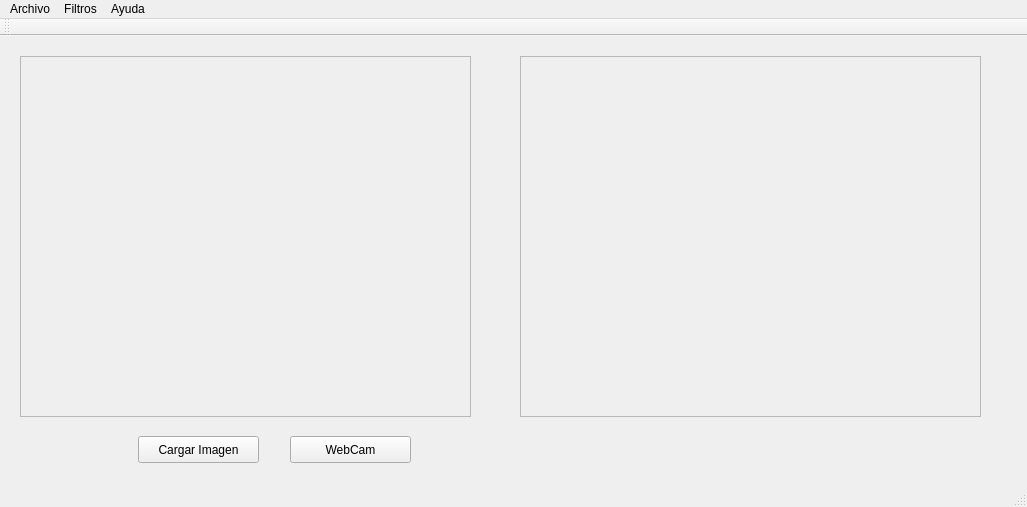
<?xml version="1.0" encoding="UTF-8"?>
<ui version="4.0">
 <class>WaldoGUI</class>
 <widget class="QMainWindow" name="WaldoGUI">
  <property name="geometry">
   <rect>
    <x>0</x>
    <y>0</y>
    <width>1027</width>
    <height>507</height>
   </rect>
  </property>
  <property name="windowTitle">
   <string>WaldoGUI</string>
  </property>
  <widget class="QWidget" name="centralWidget">
   <widget class="QScrollArea" name="scrollArea">
    <property name="geometry">
     <rect>
      <x>20</x>
      <y>20</y>
      <width>451</width>
      <height>361</height>
     </rect>
    </property>
    <property name="widgetResizable">
     <bool>true</bool>
    </property>
    <widget class="QWidget" name="scrollAreaWidgetContents">
     <property name="geometry">
      <rect>
       <x>0</x>
       <y>0</y>
       <width>449</width>
       <height>359</height>
      </rect>
     </property>
    </widget>
   </widget>
   <widget class="QScrollArea" name="scrollArea_2">
    <property name="geometry">
     <rect>
      <x>520</x>
      <y>20</y>
      <width>461</width>
      <height>361</height>
     </rect>
    </property>
    <property name="widgetResizable">
     <bool>true</bool>
    </property>
    <widget class="QWidget" name="scrollAreaWidgetContents_2">
     <property name="geometry">
      <rect>
       <x>0</x>
       <y>0</y>
       <width>459</width>
       <height>359</height>
      </rect>
     </property>
    </widget>
   </widget>
   <widget class="QPushButton" name="pushButton">
    <property name="geometry">
     <rect>
      <x>138</x>
      <y>400</y>
      <width>121</width>
      <height>27</height>
     </rect>
    </property>
    <property name="text">
     <string>Cargar Imagen</string>
    </property>
   </widget>
   <widget class="QPushButton" name="pushButton_2">
    <property name="geometry">
     <rect>
      <x>290</x>
      <y>400</y>
      <width>121</width>
      <height>27</height>
     </rect>
    </property>
    <property name="text">
     <string>WebCam</string>
    </property>
   </widget>
   <widget class="QLabel" name="label">
    <property name="geometry">
     <rect>
      <x>530</x>
      <y>410</y>
      <width>471</width>
      <height>20</height>
     </rect>
    </property>
    <property name="text">
     <string/>
    </property>
   </widget>
  </widget>
  <widget class="QMenuBar" name="menuBar">
   <property name="geometry">
    <rect>
     <x>0</x>
     <y>0</y>
     <width>1027</width>
     <height>20</height>
    </rect>
   </property>
   <widget class="QMenu" name="menuArchivo">
    <property name="title">
     <string>Archivo</string>
    </property>
    <addaction name="actionSalir"/>
   </widget>
   <widget class="QMenu" name="menuHelp">
    <property name="title">
     <string>Ayuda</string>
    </property>
    <addaction name="actionAcerca_de"/>
   </widget>
   <widget class="QMenu" name="menuFiltros">
    <property name="title">
     <string>Filtros</string>
    </property>
    <addaction name="actionVerFiltros"/>
   </widget>
   <addaction name="menuArchivo"/>
   <addaction name="menuFiltros"/>
   <addaction name="menuHelp"/>
  </widget>
  <widget class="QToolBar" name="mainToolBar">
   <attribute name="toolBarArea">
    <enum>TopToolBarArea</enum>
   </attribute>
   <attribute name="toolBarBreak">
    <bool>false</bool>
   </attribute>
  </widget>
  <widget class="QStatusBar" name="statusBar"/>
  <action name="actionSalir">
   <property name="text">
    <string>Salir</string>
   </property>
  </action>
  <action name="actionAcerca_de">
   <property name="text">
    <string>Acerca de...</string>
   </property>
  </action>
  <action name="actionVerFiltros">
   <property name="text">
    <string>VerFiltros</string>
   </property>
  </action>
 </widget>
 <layoutdefault spacing="6" margin="11"/>
 <resources/>
 <connections>
  <connection>
   <sender>actionSalir</sender>
   <signal>triggered()</signal>
   <receiver>WaldoGUI</receiver>
   <slot>close()</slot>
   <hints>
    <hint type="sourcelabel">
     <x>-1</x>
     <y>-1</y>
    </hint>
    <hint type="destinationlabel">
     <x>513</x>
     <y>253</y>
    </hint>
   </hints>
  </connection>
 </connections>
</ui>
